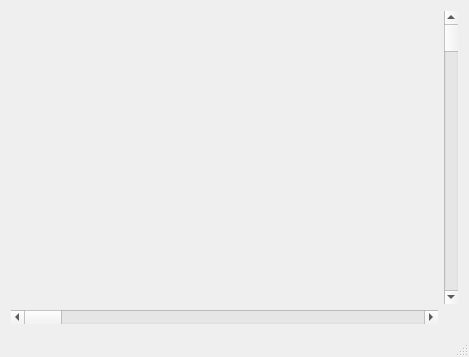
<?xml version="1.0" encoding="UTF-8"?>
<ui version="4.0">
 <class>MainWindow</class>
 <widget class="QMainWindow" name="MainWindow">
  <property name="geometry">
   <rect>
    <x>0</x>
    <y>0</y>
    <width>469</width>
    <height>357</height>
   </rect>
  </property>
  <property name="windowTitle">
   <string>QCustomPlot Scrollbar Axis Range Control Demo</string>
  </property>
  <widget class="QWidget" name="centralWidget">
   <layout class="QGridLayout" name="gridLayout">
    <item row="0" column="0">
     <widget class="QCustomPlot" name="plot" native="true">
      <property name="sizePolicy">
       <sizepolicy hsizetype="Preferred" vsizetype="MinimumExpanding">
        <horstretch>0</horstretch>
        <verstretch>0</verstretch>
       </sizepolicy>
      </property>
     </widget>
    </item>
    <item row="0" column="1">
     <widget class="QScrollBar" name="verticalScrollBar">
      <property name="orientation">
       <enum>Qt::Vertical</enum>
      </property>
     </widget>
    </item>
    <item row="1" column="0">
     <widget class="QScrollBar" name="horizontalScrollBar">
      <property name="orientation">
       <enum>Qt::Horizontal</enum>
      </property>
     </widget>
    </item>
   </layout>
  </widget>
  <widget class="QStatusBar" name="statusBar"/>
  <action name="actionInsert_Plot">
   <property name="text">
    <string>Insert Plot</string>
   </property>
  </action>
  <action name="actionSave_Document">
   <property name="text">
    <string>Save Document...</string>
   </property>
  </action>
 </widget>
 <layoutdefault spacing="6" margin="11"/>
 <customwidgets>
  <customwidget>
   <class>QCustomPlot</class>
   <extends>QWidget</extends>
   <header>qcustomplot.h</header>
   <container>1</container>
  </customwidget>
 </customwidgets>
 <resources/>
 <connections/>
</ui>
